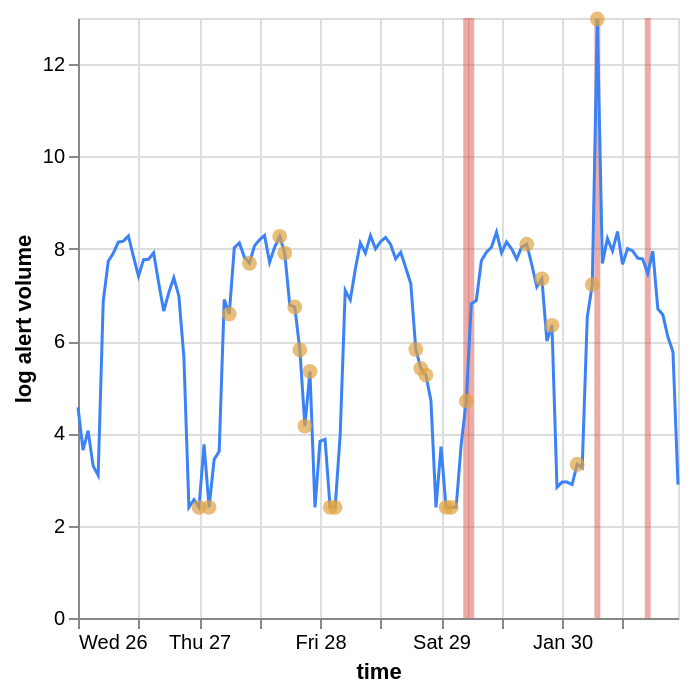

This figure's Vega-Lite source:
### Vega-Lite specification from a JSON file in a GitHub repository (floating-point values rounded to 4 significant figures)
{"$schema": "https://vega.github.io/schema/vega-lite/v5.json", "width": "container", "height": 300, "data": {"values": [{"t": "2022-01-26T00:00:00+00:00", "observed": 95, "log_observed": 4.564, "trend": 6.074, "seasonal": -1.548, "resid": 0.038, "z": 0.24, "anomaly": false, "attack": false}, {"t": "2022-01-26T01:00:00+00:00", "observed": 37, "log_observed": 3.638, "trend": 6.085, "seasonal": -2.423, "resid": -0.025, "z": -0.19, "anomaly": false, "attack": false}, {"t": "2022-01-26T02:00:00+00:00", "observed": 57, "log_observed": 4.06, "trend": 6.096, "seasonal": -2.039, "resid": 0.003, "z": -0.0, "anomaly": false, "attack": false}, {"t": "2022-01-26T03:00:00+00:00", "observed": 26, "log_observed": 3.296, "trend": 6.108, "seasonal": -2.734, "resid": -0.077, "z": -0.55, "anomaly": false, "attack": false}, {"t": "2022-01-26T04:00:00+00:00", "observed": 21, "log_observed": 3.091, "trend": 6.119, "seasonal": -2.934, "resid": -0.094, "z": -0.67, "anomaly": false, "attack": false}, {"t": "2022-01-26T05:00:00+00:00", "observed": 952, "log_observed": 6.86, "trend": 6.129, "seasonal": 0.699, "resid": 0.031, "z": 0.19, "anomaly": false, "attack": false}, {"t": "2022-01-26T06:00:00+00:00", "observed": 2275, "log_observed": 7.73, "trend": 6.14, "seasonal": 1.534, "resid": 0.056, "z": 0.36, "anomaly": false, "attack": false}, {"t": "2022-01-26T07:00:00+00:00", "observed": 2704, "log_observed": 7.903, "trend": 6.151, "seasonal": 1.867, "resid": -0.115, "z": -0.81, "anomaly": false, "attack": false}, {"t": "2022-01-26T08:00:00+00:00", "observed": 3439, "log_observed": 8.143, "trend": 6.162, "seasonal": 1.959, "resid": 0.022, "z": 0.13, "anomaly": false, "attack": false}, {"t": "2022-01-26T09:00:00+00:00", "observed": 3519, "log_observed": 8.166, "trend": 6.173, "seasonal": 1.769, "resid": 0.225, "z": 1.53, "anomaly": false, "attack": false}, {"t": "2022-01-26T10:00:00+00:00", "observed": 3940, "log_observed": 8.279, "trend": 6.183, "seasonal": 2.09, "resid": 0.006, "z": 0.02, "anomaly": false, "attack": false}, {"t": "2022-01-26T11:00:00+00:00", "observed": 2513, "log_observed": 7.83, "trend": 6.194, "seasonal": 1.58, "resid": 0.056, "z": 0.36, "anomaly": false, "attack": false}, {"t": "2022-01-26T12:00:00+00:00", "observed": 1647, "log_observed": 7.407, "trend": 6.204, "seasonal": 1.376, "resid": -0.173, "z": -1.21, "anomaly": false, "attack": false}, {"t": "2022-01-26T13:00:00+00:00", "observed": 2353, "log_observed": 7.764, "trend": 6.215, "seasonal": 1.655, "resid": -0.106, "z": -0.75, "anomaly": false, "attack": false}, {"t": "2022-01-26T14:00:00+00:00", "observed": 2378, "log_observed": 7.774, "trend": 6.225, "seasonal": 1.454, "resid": 0.095, "z": 0.63, "anomaly": false, "attack": false}, {"t": "2022-01-26T15:00:00+00:00", "observed": 2732, "log_observed": 7.913, "trend": 6.235, "seasonal": 1.664, "resid": 0.013, "z": 0.07, "anomaly": false, "attack": false}, {"t": "2022-01-26T16:00:00+00:00", "observed": 1422, "log_observed": 7.261, "trend": 6.246, "seasonal": 1.034, "resid": -0.019, "z": -0.15, "anomaly": false, "attack": false}, {"t": "2022-01-26T17:00:00+00:00", "observed": 773, "log_observed": 6.652, "trend": 6.256, "seasonal": 0.435, "resid": -0.039, "z": -0.29, "anomaly": false, "attack": false}, {"t": "2022-01-26T18:00:00+00:00", "observed": 1149, "log_observed": 7.048, "trend": 6.266, "seasonal": 0.606, "resid": 0.176, "z": 1.19, "anomaly": false, "attack": false}, {"t": "2022-01-26T19:00:00+00:00", "observed": 1592, "log_observed": 7.373, "trend": 6.276, "seasonal": 1.099, "resid": -0.001, "z": -0.03, "anomaly": false, "attack": false}, {"t": "2022-01-26T20:00:00+00:00", "observed": 1073, "log_observed": 6.979, "trend": 6.285, "seasonal": 0.687, "resid": 0.006, "z": 0.02, "anomaly": false, "attack": false}, {"t": "2022-01-26T21:00:00+00:00", "observed": 284, "log_observed": 5.652, "trend": 6.295, "seasonal": -0.652, "resid": 0.009, "z": 0.04, "anomaly": false, "attack": false}, {"t": "2022-01-26T22:00:00+00:00", "observed": 10, "log_observed": 2.398, "trend": 6.305, "seasonal": -3.857, "resid": -0.05, "z": -0.36, "anomaly": false, "attack": false}, {"t": "2022-01-26T23:00:00+00:00", "observed": 12, "log_observed": 2.565, "trend": 6.314, "seasonal": -3.939, "resid": 0.19, "z": 1.29, "anomaly": false, "attack": false}, {"t": "2022-01-27T00:00:00+00:00", "observed": 10, "log_observed": 2.398, "trend": 6.321, "seasonal": -1.976, "resid": -1.947, "z": -13.42, "anomaly": true, "attack": false}, {"t": "2022-01-27T01:00:00+00:00", "observed": 42, "log_observed": 3.761, "trend": 6.328, "seasonal": -2.546, "resid": -0.021, "z": -0.16, "anomaly": false, "attack": false}, {"t": "2022-01-27T02:00:00+00:00", "observed": 10, "log_observed": 2.398, "trend": 6.334, "seasonal": -2.359, "resid": -1.576, "z": -10.87, "anomaly": true, "attack": false}, {"t": "2022-01-27T03:00:00+00:00", "observed": 30, "log_observed": 3.434, "trend": 6.339, "seasonal": -3.133, "resid": 0.228, "z": 1.55, "anomaly": false, "attack": false}, {"t": "2022-01-27T04:00:00+00:00", "observed": 36, "log_observed": 3.611, "trend": 6.343, "seasonal": -2.789, "resid": 0.057, "z": 0.37, "anomaly": false, "attack": false}, {"t": "2022-01-27T05:00:00+00:00", "observed": 990, "log_observed": 6.899, "trend": 6.346, "seasonal": 0.648, "resid": -0.095, "z": -0.68, "anomaly": false, "attack": false}, {"t": "2022-01-27T06:00:00+00:00", "observed": 723, "log_observed": 6.585, "trend": 6.348, "seasonal": 1.144, "resid": -0.907, "z": -6.26, "anomaly": true, "attack": false}, {"t": "2022-01-27T07:00:00+00:00", "observed": 3055, "log_observed": 8.025, "trend": 6.35, "seasonal": 1.492, "resid": 0.183, "z": 1.24, "anomaly": false, "attack": false}, {"t": "2022-01-27T08:00:00+00:00", "observed": 3379, "log_observed": 8.126, "trend": 6.351, "seasonal": 1.816, "resid": -0.041, "z": -0.31, "anomaly": false, "attack": false}, {"t": "2022-01-27T09:00:00+00:00", "observed": 2480, "log_observed": 7.816, "trend": 6.352, "seasonal": 1.689, "resid": -0.225, "z": -1.57, "anomaly": false, "attack": false}, {"t": "2022-01-27T10:00:00+00:00", "observed": 2179, "log_observed": 7.687, "trend": 6.354, "seasonal": 1.989, "resid": -0.655, "z": -4.53, "anomaly": true, "attack": false}, {"t": "2022-01-27T11:00:00+00:00", "observed": 3174, "log_observed": 8.063, "trend": 6.355, "seasonal": 1.698, "resid": 0.01, "z": 0.05, "anomaly": false, "attack": false}, {"t": "2022-01-27T12:00:00+00:00", "observed": 3622, "log_observed": 8.195, "trend": 6.357, "seasonal": 1.511, "resid": 0.328, "z": 2.23, "anomaly": false, "attack": false}, {"t": "2022-01-27T13:00:00+00:00", "observed": 3977, "log_observed": 8.289, "trend": 6.358, "seasonal": 1.751, "resid": 0.179, "z": 1.21, "anomaly": false, "attack": false}, {"t": "2022-01-27T14:00:00+00:00", "observed": 2223, "log_observed": 7.707, "trend": 6.36, "seasonal": 1.542, "resid": -0.195, "z": -1.36, "anomaly": false, "attack": false}, {"t": "2022-01-27T15:00:00+00:00", "observed": 3075, "log_observed": 8.031, "trend": 6.361, "seasonal": 1.602, "resid": 0.068, "z": 0.44, "anomaly": false, "attack": false}, {"t": "2022-01-27T16:00:00+00:00", "observed": 3903, "log_observed": 8.27, "trend": 6.362, "seasonal": 1.271, "resid": 0.637, "z": 4.36, "anomaly": true, "attack": false}, {"t": "2022-01-27T17:00:00+00:00", "observed": 2714, "log_observed": 7.907, "trend": 6.363, "seasonal": 0.76, "resid": 0.783, "z": 5.37, "anomaly": true, "attack": false}, {"t": "2022-01-27T18:00:00+00:00", "observed": 880, "log_observed": 6.781, "trend": 6.364, "seasonal": 0.819, "resid": -0.402, "z": -2.79, "anomaly": false, "attack": false}, {"t": "2022-01-27T19:00:00+00:00", "observed": 843, "log_observed": 6.738, "trend": 6.364, "seasonal": 1.023, "resid": -0.649, "z": -4.49, "anomaly": true, "attack": false}, {"t": "2022-01-27T20:00:00+00:00", "observed": 333, "log_observed": 5.811, "trend": 6.364, "seasonal": 0.639, "resid": -1.192, "z": -8.22, "anomaly": true, "attack": false}, {"t": "2022-01-27T21:00:00+00:00", "observed": 63, "log_observed": 4.159, "trend": 6.364, "seasonal": -0.504, "resid": -1.702, "z": -11.73, "anomaly": true, "attack": false}, {"t": "2022-01-27T22:00:00+00:00", "observed": 208, "log_observed": 5.342, "trend": 6.364, "seasonal": -2.85, "resid": 1.828, "z": 12.55, "anomaly": true, "attack": false}, {"t": "2022-01-27T23:00:00+00:00", "observed": 10, "log_observed": 2.398, "trend": 6.364, "seasonal": -3.825, "resid": -0.141, "z": -0.99, "anomaly": false, "attack": false}, {"t": "2022-01-28T00:00:00+00:00", "observed": 45, "log_observed": 3.829, "trend": 6.364, "seasonal": -2.402, "resid": -0.134, "z": -0.94, "anomaly": false, "attack": false}, {"t": "2022-01-28T01:00:00+00:00", "observed": 47, "log_observed": 3.871, "trend": 6.365, "seasonal": -2.706, "resid": 0.212, "z": 1.44, "anomaly": false, "attack": false}, {"t": "2022-01-28T02:00:00+00:00", "observed": 10, "log_observed": 2.398, "trend": 6.365, "seasonal": -2.676, "resid": -1.29, "z": -8.9, "anomaly": true, "attack": false}, {"t": "2022-01-28T03:00:00+00:00", "observed": 10, "log_observed": 2.398, "trend": 6.365, "seasonal": -3.522, "resid": -0.445, "z": -3.08, "anomaly": true, "attack": false}, {"t": "2022-01-28T04:00:00+00:00", "observed": 52, "log_observed": 3.97, "trend": 6.365, "seasonal": -2.669, "resid": 0.274, "z": 1.86, "anomaly": false, "attack": false}, {"t": "2022-01-28T05:00:00+00:00", "observed": 1208, "log_observed": 7.098, "trend": 6.366, "seasonal": 0.581, "resid": 0.151, "z": 1.01, "anomaly": false, "attack": false}, {"t": "2022-01-28T06:00:00+00:00", "observed": 982, "log_observed": 6.891, "trend": 6.366, "seasonal": 0.767, "resid": -0.242, "z": -1.69, "anomaly": false, "attack": false}, {"t": "2022-01-28T07:00:00+00:00", "observed": 1913, "log_observed": 7.557, "trend": 6.367, "seasonal": 1.107, "resid": 0.083, "z": 0.55, "anomaly": false, "attack": false}, {"t": "2022-01-28T08:00:00+00:00", "observed": 3385, "log_observed": 8.127, "trend": 6.369, "seasonal": 1.677, "resid": 0.082, "z": 0.54, "anomaly": false, "attack": false}, {"t": "2022-01-28T09:00:00+00:00", "observed": 2706, "log_observed": 7.904, "trend": 6.37, "seasonal": 1.632, "resid": -0.098, "z": -0.7, "anomaly": false, "attack": false}, {"t": "2022-01-28T10:00:00+00:00", "observed": 3957, "log_observed": 8.283, "trend": 6.372, "seasonal": 1.893, "resid": 0.018, "z": 0.1, "anomaly": false, "attack": false}, {"t": "2022-01-28T11:00:00+00:00", "observed": 2971, "log_observed": 7.997, "trend": 6.374, "seasonal": 1.834, "resid": -0.211, "z": -1.47, "anomaly": false, "attack": false}, {"t": "2022-01-28T12:00:00+00:00", "observed": 3476, "log_observed": 8.154, "trend": 6.374, "seasonal": 1.648, "resid": 0.132, "z": 0.89, "anomaly": false, "attack": false}, {"t": "2022-01-28T13:00:00+00:00", "observed": 3812, "log_observed": 8.246, "trend": 6.373, "seasonal": 1.849, "resid": 0.024, "z": 0.14, "anomaly": false, "attack": false}, {"t": "2022-01-28T14:00:00+00:00", "observed": 3278, "log_observed": 8.095, "trend": 6.371, "seasonal": 1.627, "resid": 0.097, "z": 0.65, "anomaly": false, "attack": false}, {"t": "2022-01-28T15:00:00+00:00", "observed": 2394, "log_observed": 7.781, "trend": 6.368, "seasonal": 1.56, "resid": -0.146, "z": -1.03, "anomaly": false, "attack": false}, {"t": "2022-01-28T16:00:00+00:00", "observed": 2769, "log_observed": 7.927, "trend": 6.364, "seasonal": 1.509, "resid": 0.054, "z": 0.35, "anomaly": false, "attack": false}, {"t": "2022-01-28T17:00:00+00:00", "observed": 1972, "log_observed": 7.587, "trend": 6.359, "seasonal": 1.068, "resid": 0.16, "z": 1.08, "anomaly": false, "attack": false}, {"t": "2022-01-28T18:00:00+00:00", "observed": 1405, "log_observed": 7.249, "trend": 6.354, "seasonal": 1.035, "resid": -0.14, "z": -0.99, "anomaly": false, "attack": false}, {"t": "2022-01-28T19:00:00+00:00", "observed": 336, "log_observed": 5.82, "trend": 6.349, "seasonal": 0.954, "resid": -1.483, "z": -10.22, "anomaly": true, "attack": false}, {"t": "2022-01-28T20:00:00+00:00", "observed": 222, "log_observed": 5.407, "trend": 6.344, "seasonal": 0.595, "resid": -1.532, "z": -10.56, "anomaly": true, "attack": false}, {"t": "2022-01-28T21:00:00+00:00", "observed": 192, "log_observed": 5.263, "trend": 6.339, "seasonal": -0.351, "resid": -0.725, "z": -5.01, "anomaly": true, "attack": false}, {"t": "2022-01-28T22:00:00+00:00", "observed": 110, "log_observed": 4.71, "trend": 6.334, "seasonal": -1.865, "resid": 0.241, "z": 1.63, "anomaly": false, "attack": false}, {"t": "2022-01-28T23:00:00+00:00", "observed": 10, "log_observed": 2.398, "trend": 6.329, "seasonal": -3.693, "resid": -0.239, "z": -1.66, "anomaly": false, "attack": false}, {"t": "2022-01-29T00:00:00+00:00", "observed": 40, "log_observed": 3.714, "trend": 6.325, "seasonal": -2.807, "resid": 0.196, "z": 1.33, "anomaly": false, "attack": false}, {"t": "2022-01-29T01:00:00+00:00", "observed": 10, "log_observed": 2.398, "trend": 6.321, "seasonal": -2.954, "resid": -0.969, "z": -6.69, "anomaly": true, "attack": false}, {"t": "2022-01-29T02:00:00+00:00", "observed": 10, "log_observed": 2.398, "trend": 6.317, "seasonal": -2.988, "resid": -0.93, "z": -6.42, "anomaly": true, "attack": false}, {"t": "2022-01-29T03:00:00+00:00", "observed": 10, "log_observed": 2.398, "trend": 6.313, "seasonal": -3.948, "resid": 0.033, "z": 0.21, "anomaly": false, "attack": false}, {"t": "2022-01-29T04:00:00+00:00", "observed": 42, "log_observed": 3.761, "trend": 6.308, "seasonal": -2.698, "resid": 0.151, "z": 1.02, "anomaly": false, "attack": false}, {"t": "2022-01-29T05:00:00+00:00", "observed": 109, "log_observed": 4.7, "trend": 6.304, "seasonal": 0.48, "resid": -2.083, "z": -14.36, "anomaly": true, "attack": true}, {"t": "2022-01-29T06:00:00+00:00", "observed": 904, "log_observed": 6.808, "trend": 6.299, "seasonal": 0.58, "resid": -0.072, "z": -0.51, "anomaly": false, "attack": true}, {"t": "2022-01-29T07:00:00+00:00", "observed": 971, "log_observed": 6.879, "trend": 6.294, "seasonal": 0.642, "resid": -0.057, "z": -0.42, "anomaly": false, "attack": false}, {"t": "2022-01-29T08:00:00+00:00", "observed": 2302, "log_observed": 7.742, "trend": 6.289, "seasonal": 1.576, "resid": -0.123, "z": -0.87, "anomaly": false, "attack": false}, {"t": "2022-01-29T09:00:00+00:00", "observed": 2768, "log_observed": 7.926, "trend": 6.283, "seasonal": 1.771, "resid": -0.128, "z": -0.9, "anomaly": false, "attack": false}, {"t": "2022-01-29T10:00:00+00:00", "observed": 3083, "log_observed": 8.034, "trend": 6.277, "seasonal": 1.829, "resid": -0.072, "z": -0.52, "anomaly": false, "attack": false}, {"t": "2022-01-29T11:00:00+00:00", "observed": 4271, "log_observed": 8.36, "trend": 6.27, "seasonal": 2.025, "resid": 0.065, "z": 0.42, "anomaly": false, "attack": false}, {"t": "2022-01-29T12:00:00+00:00", "observed": 2737, "log_observed": 7.915, "trend": 6.264, "seasonal": 1.638, "resid": 0.013, "z": 0.07, "anomaly": false, "attack": false}, {"t": "2022-01-29T13:00:00+00:00", "observed": 3447, "log_observed": 8.146, "trend": 6.258, "seasonal": 1.882, "resid": 0.006, "z": 0.02, "anomaly": false, "attack": false}, {"t": "2022-01-29T14:00:00+00:00", "observed": 2974, "log_observed": 7.998, "trend": 6.252, "seasonal": 1.745, "resid": 0.001, "z": -0.02, "anomaly": false, "attack": false}, {"t": "2022-01-29T15:00:00+00:00", "observed": 2376, "log_observed": 7.774, "trend": 6.246, "seasonal": 1.581, "resid": -0.054, "z": -0.39, "anomaly": false, "attack": false}, {"t": "2022-01-29T16:00:00+00:00", "observed": 3085, "log_observed": 8.035, "trend": 6.241, "seasonal": 1.659, "resid": 0.135, "z": 0.91, "anomaly": false, "attack": false}, {"t": "2022-01-29T17:00:00+00:00", "observed": 3291, "log_observed": 8.099, "trend": 6.235, "seasonal": 1.256, "resid": 0.608, "z": 4.16, "anomaly": true, "attack": false}, {"t": "2022-01-29T18:00:00+00:00", "observed": 2108, "log_observed": 7.654, "trend": 6.23, "seasonal": 1.411, "resid": 0.013, "z": 0.07, "anomaly": false, "attack": false}, {"t": "2022-01-29T19:00:00+00:00", "observed": 1307, "log_observed": 7.176, "trend": 6.226, "seasonal": 0.835, "resid": 0.116, "z": 0.77, "anomaly": false, "attack": false}, {"t": "2022-01-29T20:00:00+00:00", "observed": 1553, "log_observed": 7.349, "trend": 6.221, "seasonal": 0.55, "resid": 0.578, "z": 3.95, "anomaly": true, "attack": false}, {"t": "2022-01-29T21:00:00+00:00", "observed": 403, "log_observed": 6.001, "trend": 6.216, "seasonal": -0.179, "resid": -0.036, "z": -0.27, "anomaly": false, "attack": false}, {"t": "2022-01-29T22:00:00+00:00", "observed": 567, "log_observed": 6.342, "trend": 6.211, "seasonal": -1.031, "resid": 1.162, "z": 7.97, "anomaly": true, "attack": false}, {"t": "2022-01-29T23:00:00+00:00", "observed": 16, "log_observed": 2.833, "trend": 6.206, "seasonal": -3.444, "resid": 0.071, "z": 0.47, "anomaly": false, "attack": false}, {"t": "2022-01-30T00:00:00+00:00", "observed": 18, "log_observed": 2.944, "trend": 6.201, "seasonal": -3.199, "resid": -0.058, "z": -0.42, "anomaly": false, "attack": false}, {"t": "2022-01-30T01:00:00+00:00", "observed": 18, "log_observed": 2.944, "trend": 6.195, "seasonal": -3.2, "resid": -0.05, "z": -0.37, "anomaly": false, "attack": false}, {"t": "2022-01-30T02:00:00+00:00", "observed": 17, "log_observed": 2.89, "trend": 6.188, "seasonal": -3.301, "resid": 0.003, "z": 0.0, "anomaly": false, "attack": false}, {"t": "2022-01-30T03:00:00+00:00", "observed": 27, "log_observed": 3.332, "trend": 6.181, "seasonal": -4.374, "resid": 1.525, "z": 10.47, "anomaly": true, "attack": false}, {"t": "2022-01-30T04:00:00+00:00", "observed": 25, "log_observed": 3.258, "trend": 6.174, "seasonal": -2.746, "resid": -0.17, "z": -1.19, "anomaly": false, "attack": false}, {"t": "2022-01-30T05:00:00+00:00", "observed": 672, "log_observed": 6.512, "trend": 6.167, "seasonal": 0.379, "resid": -0.035, "z": -0.26, "anomaly": false, "attack": false}, {"t": "2022-01-30T06:00:00+00:00", "observed": 1370, "log_observed": 7.223, "trend": 6.16, "seasonal": 0.485, "resid": 0.578, "z": 3.95, "anomaly": true, "attack": false}, {"t": "2022-01-30T07:00:00+00:00", "observed": 432688, "log_observed": 12.98, "trend": 6.154, "seasonal": 0.145, "resid": 6.679, "z": 45.94, "anomaly": true, "attack": true}, {"t": "2022-01-30T08:00:00+00:00", "observed": 2170, "log_observed": 7.683, "trend": 6.147, "seasonal": 1.471, "resid": 0.065, "z": 0.43, "anomaly": false, "attack": false}, {"t": "2022-01-30T09:00:00+00:00", "observed": 3721, "log_observed": 8.222, "trend": 6.14, "seasonal": 1.942, "resid": 0.14, "z": 0.94, "anomaly": false, "attack": false}, {"t": "2022-01-30T10:00:00+00:00", "observed": 2848, "log_observed": 7.955, "trend": 6.133, "seasonal": 1.772, "resid": 0.049, "z": 0.32, "anomaly": false, "attack": false}, {"t": "2022-01-30T11:00:00+00:00", "observed": 4325, "log_observed": 8.372, "trend": 6.126, "seasonal": 2.229, "resid": 0.017, "z": 0.09, "anomaly": false, "attack": false}, {"t": "2022-01-30T12:00:00+00:00", "observed": 2134, "log_observed": 7.666, "trend": 6.12, "seasonal": 1.593, "resid": -0.047, "z": -0.34, "anomaly": false, "attack": false}, {"t": "2022-01-30T13:00:00+00:00", "observed": 2990, "log_observed": 8.003, "trend": 6.113, "seasonal": 1.903, "resid": -0.012, "z": -0.11, "anomaly": false, "attack": false}, {"t": "2022-01-30T14:00:00+00:00", "observed": 2850, "log_observed": 7.955, "trend": 6.106, "seasonal": 1.863, "resid": -0.013, "z": -0.11, "anomaly": false, "attack": false}, {"t": "2022-01-30T15:00:00+00:00", "observed": 2435, "log_observed": 7.798, "trend": 6.099, "seasonal": 1.613, "resid": 0.086, "z": 0.57, "anomaly": false, "attack": false}, {"t": "2022-01-30T16:00:00+00:00", "observed": 2382, "log_observed": 7.776, "trend": 6.092, "seasonal": 1.779, "resid": -0.095, "z": -0.67, "anomaly": false, "attack": false}, {"t": "2022-01-30T17:00:00+00:00", "observed": 1739, "log_observed": 7.462, "trend": 6.085, "seasonal": 1.419, "resid": -0.043, "z": -0.32, "anomaly": false, "attack": true}, {"t": "2022-01-30T18:00:00+00:00", "observed": 2829, "log_observed": 7.948, "trend": 6.078, "seasonal": 1.827, "resid": 0.043, "z": 0.27, "anomaly": false, "attack": false}, {"t": "2022-01-30T19:00:00+00:00", "observed": 808, "log_observed": 6.696, "trend": 6.071, "seasonal": 0.695, "resid": -0.07, "z": -0.5, "anomaly": false, "attack": false}, {"t": "2022-01-30T20:00:00+00:00", "observed": 712, "log_observed": 6.569, "trend": 6.064, "seasonal": 0.505, "resid": 0.001, "z": -0.02, "anomaly": false, "attack": false}, {"t": "2022-01-30T21:00:00+00:00", "observed": 439, "log_observed": 6.087, "trend": 6.057, "seasonal": 0.001, "resid": 0.029, "z": 0.18, "anomaly": false, "attack": false}, {"t": "2022-01-30T22:00:00+00:00", "observed": 319, "log_observed": 5.768, "trend": 6.05, "seasonal": -0.226, "resid": -0.055, "z": -0.4, "anomaly": false, "attack": false}, {"t": "2022-01-30T23:00:00+00:00", "observed": 17, "log_observed": 2.89, "trend": 6.042, "seasonal": -3.171, "resid": 0.019, "z": 0.11, "anomaly": false, "attack": false}]}, "encoding": {"x": {"field": "t", "type": "temporal", "title": "time"}}, "layer": [{"transform": [{"filter": "datum.attack"}], "mark": {"type": "rule", "color": "#d2483f", "opacity": 0.45, "size": 3}, "encoding": {"tooltip": [{"field": "t", "title": "attack hour"}]}}, {"mark": {"type": "line", "color": "#3b82f6", "strokeWidth": 1.5}, "encoding": {"y": {"field": "log_observed", "type": "quantitative", "title": "log alert volume"}}}, {"transform": [{"filter": "datum.anomaly"}], "mark": {"type": "point", "color": "#e0a341", "filled": true, "size": 55}, "encoding": {"y": {"field": "log_observed", "type": "quantitative"}, "tooltip": [{"field": "t"}, {"field": "observed"}, {"field": "z"}]}}]}
